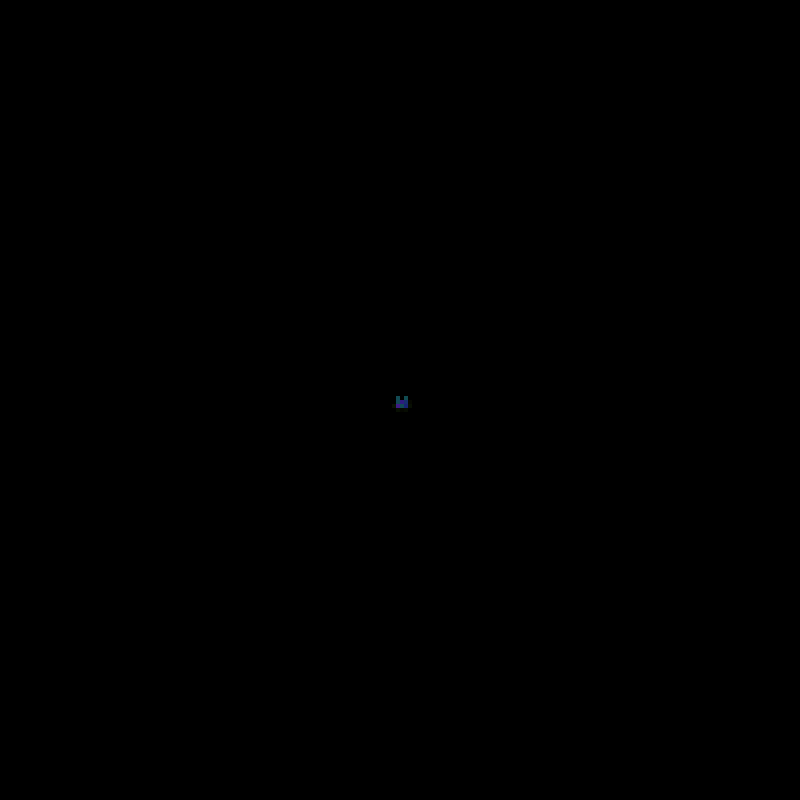
Frame 1 (no input)
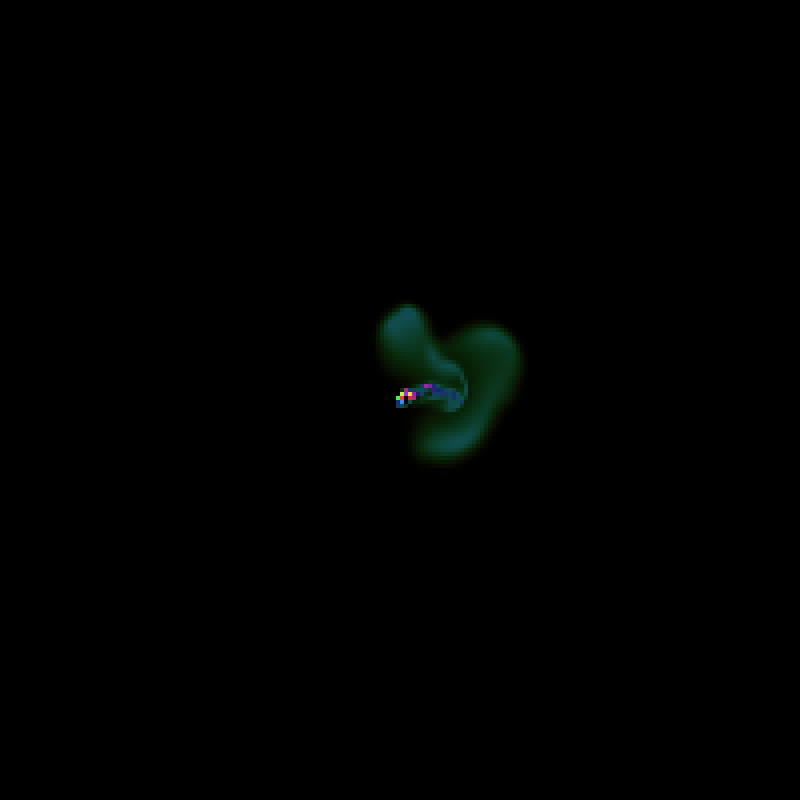
Frame 60 (the mouse pressed at the canvas centre just before this capture)
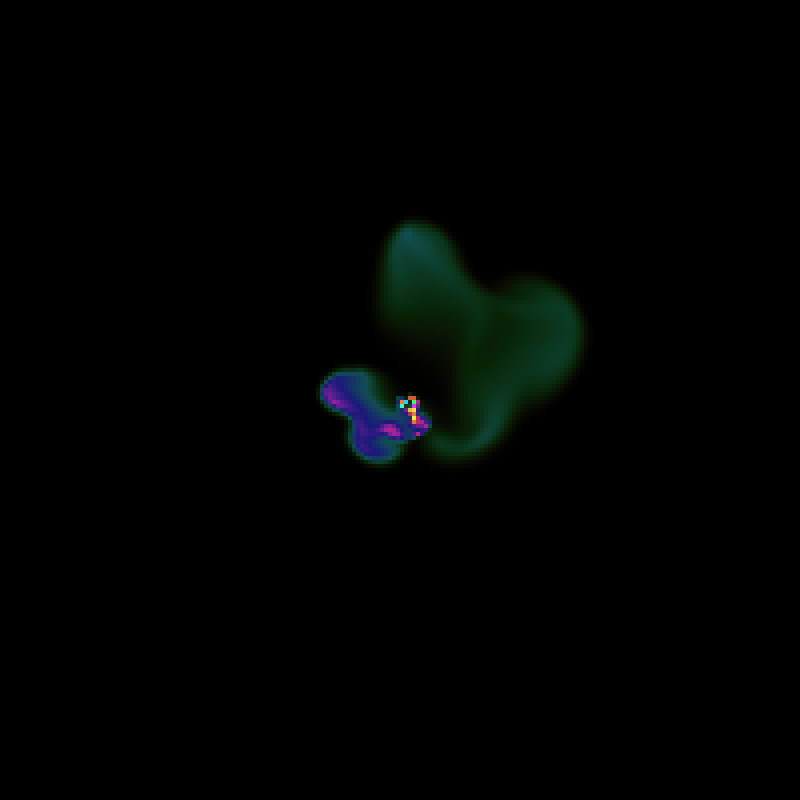
Frame 120 (the mouse held since frame 60 and released just before this capture)

The Processing sketch that drew these frames (run headless with seeded random() and noise(); from frame 60 on, the mouse is pressed at the canvas centre):

// Processing sketch: FluidSimmulation
// ── FluidSimmulation.pde
final int N = 200;
final int iter = 16;
final int SCALE = 4;
float t = 0;

Fluid fluid;

void settings() {
  size(N*SCALE, N*SCALE);
}

void setup() {
  fluid = new Fluid(0.2, 0, 0.0000001);
}

//void mouseDragged() {
//}

void draw() {
  background(0);
  int cx = int(0.5*width/SCALE);
  int cy = int(0.5*height/SCALE);
  for (int i = -1; i <= 1; i++) {
    for (int j = -1; j <= 1; j++) {
      fluid.addDensity(cx+i, cy+j, random(50, 150));
    }
  }
  for (int i = 0; i < 2; i++) {
    float angle = noise(t) * TWO_PI * 2;
    PVector v = PVector.fromAngle(angle);
    v.mult(0.2);
    t += 0.01;
    fluid.addVelocity(cx, cy, v.x, v.y );
  }


  fluid.step();
  fluid.renderD();
  //fluid.renderV();
  //fluid.fadeD();
}

// ── Fluid.pde
int IX(int x, int y) {
  x = constrain(x, 0, N-1);
  y = constrain(y, 0, N-1);
  return x + (y * N);
}

class Fluid {
  int size;
  float dt;
  float diff;
  float visc;

  float[] s;
  float[] density;

  float[] Vx;
  float[] Vy;

  float[] Vx0;
  float[] Vy0;

  Fluid(float dt, float diffusion, float viscosity) {

    this.size = N;
    this.dt = dt;
    this.diff = diffusion;
    this.visc = viscosity;

    this.s = new float[N*N];
    this.density = new float[N*N];

    this.Vx = new float[N*N];
    this.Vy = new float[N*N];

    this.Vx0 = new float[N*N];
    this.Vy0 = new float[N*N];
  }

  void step() {
    int N          = this.size;
    float visc     = this.visc;
    float diff     = this.diff;
    float dt       = this.dt;
    float[] Vx      = this.Vx;
    float[] Vy      = this.Vy;
    float[] Vx0     = this.Vx0;
    float[] Vy0     = this.Vy0;
    float[] s       = this.s;
    float[] density = this.density;

    diffuse(1, Vx0, Vx, visc, dt);
    diffuse(2, Vy0, Vy, visc, dt);

    project(Vx0, Vy0, Vx, Vy);

    advect(1, Vx, Vx0, Vx0, Vy0, dt);
    advect(2, Vy, Vy0, Vx0, Vy0, dt);

    project(Vx, Vy, Vx0, Vy0);

    diffuse(0, s, density, diff, dt);
    advect(0, density, s, Vx, Vy, dt);
  }

  void addDensity(int x, int y, float amount) {
    int index = IX(x, y);
    this.density[index] += amount;
  }

  void addVelocity(int x, int y, float amountX, float amountY) {
    int index = IX(x, y);
    this.Vx[index] += amountX;
    this.Vy[index] += amountY;
  }

  void renderD() {
    colorMode(HSB, 255);

    for (int i = 0; i < N; i++) {
      for (int j = 0; j < N; j++) {
        float x = i * SCALE;
        float y = j * SCALE;
        float d = this.density[IX(i, j)];
        fill((d + 50) % 255,200,d);
        noStroke();
        square(x, y, SCALE);
      }
    }
  }

  void renderV() {

    for (int i = 0; i < N; i++) {
      for (int j = 0; j < N; j++) {
        float x = i * SCALE;
        float y = j * SCALE;
        float vx = this.Vx[IX(i, j)];
        float vy = this.Vy[IX(i, j)];
        stroke(255);

        if (!(abs(vx) < 0.1 && abs(vy) <= 0.1)) {
          line(x, y, x+vx*SCALE, y+vy*SCALE );
        }
      }
    }
  }

  void fadeD() {
    for (int i = 0; i < this.density.length; i++) {
      float d = density[i];
      density[i] = constrain(d-0.02, 0, 255);
    }
  }
}

// ── MoreFluid.pde
void diffuse (int b, float[] x, float[] x0, float diff, float dt) {
  float a = dt * diff * (N - 2) * (N - 2);
  lin_solve(b, x, x0, a, 1 + 6 * a);
}

void lin_solve(int b, float[] x, float[] x0, float a, float c) {
  float cRecip = 1.0 / c;
  for (int k = 0; k < iter; k++) {
    for (int j = 1; j < N - 1; j++) {
      for (int i = 1; i < N - 1; i++) {
        x[IX(i, j)] =
          (x0[IX(i, j)]
          + a*(    x[IX(i+1, j)]
          +x[IX(i-1, j)]
          +x[IX(i, j+1)]
          +x[IX(i, j-1)]
          )) * cRecip;
      }
    }

    set_bnd(b, x);
  }
}
void project(float[] velocX, float[] velocY, float[] p, float[] div) {
  for (int j = 1; j < N - 1; j++) {
    for (int i = 1; i < N - 1; i++) {
      div[IX(i, j)] = -0.5f*(
        velocX[IX(i+1, j)]
        -velocX[IX(i-1, j)]
        +velocY[IX(i, j+1)]
        -velocY[IX(i, j-1)]
        )/N;
      p[IX(i, j)] = 0;
    }
  }

  set_bnd(0, div); 
  set_bnd(0, p);
  lin_solve(0, p, div, 1, 6);

  for (int j = 1; j < N - 1; j++) {
    for (int i = 1; i < N - 1; i++) {
      velocX[IX(i, j)] -= 0.5f * (  p[IX(i+1, j)]
        -p[IX(i-1, j)]) * N;
      velocY[IX(i, j)] -= 0.5f * (  p[IX(i, j+1)]
        -p[IX(i, j-1)]) * N;
    }
  }
  set_bnd(1, velocX);
  set_bnd(2, velocY);
}


void advect(int b, float[] d, float[] d0, float[] velocX, float[] velocY, float dt) {
  float i0, i1, j0, j1;

  float dtx = dt * (N - 2);
  float dty = dt * (N - 2);

  float s0, s1, t0, t1;
  float tmp1, tmp2, x, y;

  float Nfloat = N;
  float ifloat, jfloat;
  int i, j;

  for (j = 1, jfloat = 1; j < N - 1; j++, jfloat++) { 
    for (i = 1, ifloat = 1; i < N - 1; i++, ifloat++) {
      tmp1 = dtx * velocX[IX(i, j)];
      tmp2 = dty * velocY[IX(i, j)];
      x    = ifloat - tmp1; 
      y    = jfloat - tmp2;

      if (x < 0.5f) x = 0.5f; 
      if (x > Nfloat + 0.5f) x = Nfloat + 0.5f; 
      i0 = floor(x); 
      i1 = i0 + 1.0f;
      if (y < 0.5f) y = 0.5f; 
      if (y > Nfloat + 0.5f) y = Nfloat + 0.5f; 
      j0 = floor(y);
      j1 = j0 + 1.0f; 

      s1 = x - i0; 
      s0 = 1.0f - s1; 
      t1 = y - j0; 
      t0 = 1.0f - t1;

      int i0i = int(i0);
      int i1i = int(i1);
      int j0i = int(j0);
      int j1i = int(j1);

      // DOUBLE CHECK THIS!!!
      d[IX(i, j)] = 
        s0 * (t0 * d0[IX(i0i, j0i)] + t1 * d0[IX(i0i, j1i)]) +
        s1 * (t0 * d0[IX(i1i, j0i)] + t1 * d0[IX(i1i, j1i)]);
    }
  }

  set_bnd(b, d);
}



void set_bnd(int b, float[] x) {
  for (int i = 1; i < N - 1; i++) {
    x[IX(i, 0  )] = b == 2 ? -x[IX(i, 1  )] : x[IX(i, 1 )];
    x[IX(i, N-1)] = b == 2 ? -x[IX(i, N-2)] : x[IX(i, N-2)];
  }
  for (int j = 1; j < N - 1; j++) {
    x[IX(0, j)] = b == 1 ? -x[IX(1, j)] : x[IX(1, j)];
    x[IX(N-1, j)] = b == 1 ? -x[IX(N-2, j)] : x[IX(N-2, j)];
  }

  x[IX(0, 0)] = 0.5f * (x[IX(1, 0)] + x[IX(0, 1)]);
  x[IX(0, N-1)] = 0.5f * (x[IX(1, N-1)] + x[IX(0, N-2)]);
  x[IX(N-1, 0)] = 0.5f * (x[IX(N-2, 0)] + x[IX(N-1, 1)]);
  x[IX(N-1, N-1)] = 0.5f * (x[IX(N-2, N-1)] + x[IX(N-1, N-2)]);
}
